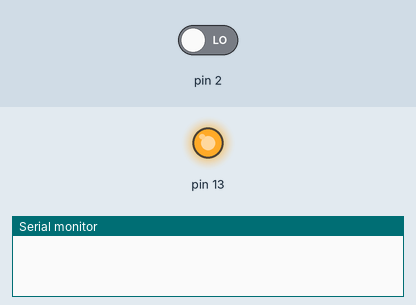
Recording of a sketch running on a simulated Arduino Uno, built with avr-gcc and run on an emulated ATmega328P. On the bench: output pins drawn as LEDs (lit = HIGH), the last lines printed to the serial monitor. The test bench sets the inputs (shaded band); at power-on: pin 2 LOW.

Above: at 1.2 s.
1.3 s: pin 2 driven HIGH
At 1.6 s:
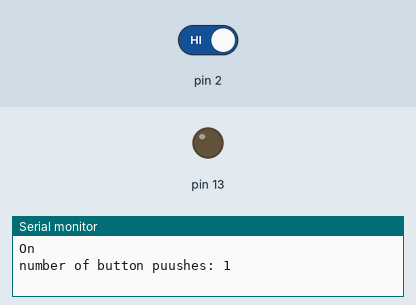
2.8 s: pin 2 driven LOW
Timing chart, 0 to 5.8 s (numbered marks = the images above; inputs shaded):
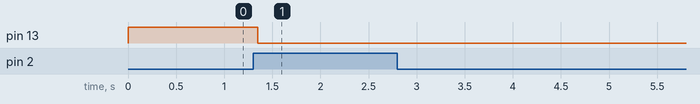

The sketch:

StateChangeDetection.ino
```cpp
//Button Pin : 2
//LED PIN: 13

int buttonPushCounter = 0;
int buttonState = 0;
int lastButtonState = 0;

void setup() {
  pinMode(2, INPUT);
  pinMode(13, OUTPUT);
  Serial.begin(9600);

}

void loop() {
  buttonState = digitalRead(2);

  if(buttonState != lastButtonState)
  {
    if(buttonState == HIGH)
    {
      buttonPushCounter++;
      Serial.println("On");
      Serial.print("number of button puushes: ");
      Serial.println(buttonPushCounter);
    } else
    {
      Serial.println("Off");
    }
    delay(50);
  }

  lastButtonState = buttonState;

  if((buttonPushCounter % 4 )== 0)
  {
    digitalWrite(13, HIGH);
  } else
  {
    digitalWrite(13, LOW);
  }
}
```

Measured:
- after the input at 1.3 s, pin 13: HIGH → LOW after 0.05 s
